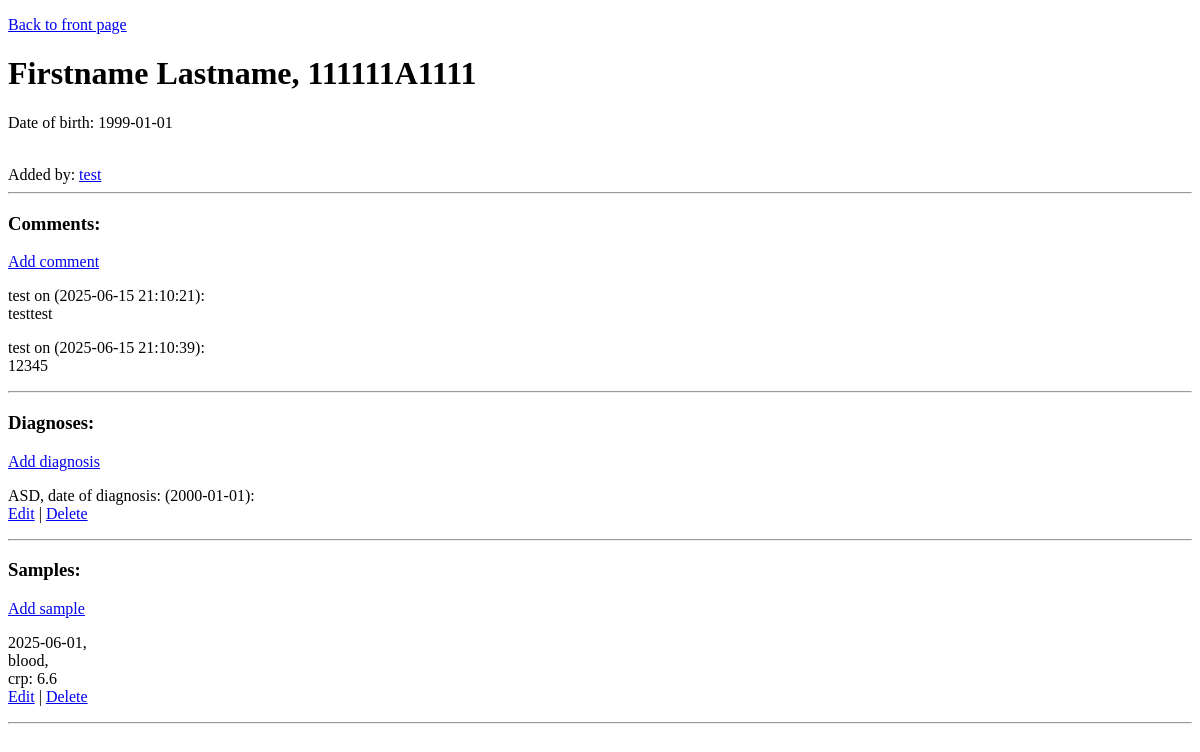
The app's page /patients/1 (signed in), older data.
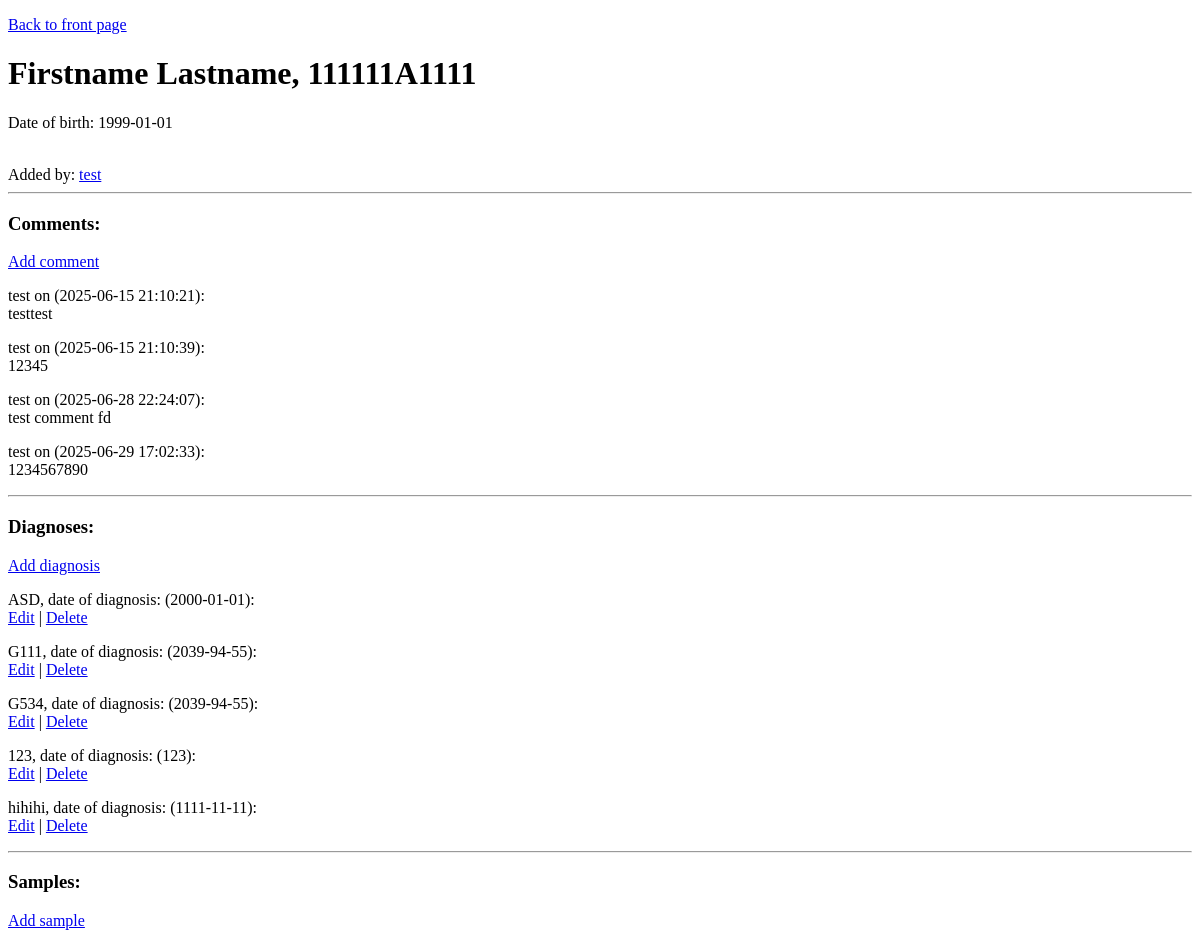
The same page, newer data.
### tables this page shows
CREATE TABLE patients (
    id INTEGER PRIMARY KEY,
    firstName TEXT,
    lastName TEXT,
    ssid TEXT UNIQUE,
    dateOfBirth TEXT,
    usersId INTEGER,
    FOREIGN KEY (usersId) REFERENCES users (id)

);

CREATE TABLE users (
    id INTEGER PRIMARY KEY,
    username TEXT UNIQUE,
    passwordHashed TEXT
    
);

CREATE TABLE comments (
    id INTEGER PRIMARY KEY,
    usersId INTEGER,
    patientsId INTEGER,
    content TEXT,
    commentDate TEXT,
    FOREIGN KEY (usersId) REFERENCES users (id),
    FOREIGN KEY (patientsId) REFERENCES patients (id)
);

CREATE TABLE diagnoses (
    id INTEGER PRIMARY KEY,
    patientsId INTEGER,
    icd11 TEXT,
    diagnosisDate TEXT, 
    usersId INTEGER,
    FOREIGN KEY (patientsId) REFERENCES patients (id),
    FOREIGN KEY (usersId) REFERENCES users (id)
);

CREATE TABLE samples (
    id INTEGER PRIMARY KEY,
    patientsId INTEGER,
    sampleType TEXT,
    sampleMeasurement TEXT,
    sampleValue FLOAT,
    sampleDate TEXT,
    usersId INTEGER,
    FOREIGN KEY (patientsId) REFERENCES patients (id),
    FOREIGN KEY (usersId) REFERENCES users (id)
);

### app.py (the view)
@app.route("/patients/<int:patientId>")
def showPatient(patientId):
    requireLogin()
    patient= controller.getPatients(patientId)
    diagnoses= controller.getPatientDiagnoses(patientId)
    samples= controller.getPatientSamples(patientId)
    comments= controller.getPatientComments(patientId)
    if  len(patient)==0:
        flash("Error: patient not found")
        return redirect("/patients")
    return render_template("patient_info.html", patients= patient, diagnoses= diagnoses, samples= samples, comments= comments)

### app.py (called while the page is built)
def requireLogin():
    if "userid" not in session:
        abort(403)

### controller.py (called while the page is built, shortened)
def getPatients(patientId=None):
    if (patientId is not None):
        query= """SELECT patients.id, patients.firstName, patients.lastName, patients.ssid, patients.dateOfBirth, patients.usersId, users.username
                FROM patients
                JOIN users ON patients.usersId = users.id
                WHERE patients.id = ?"""
        return db.query(query, [patientId])
    else:
        query= """SELECT patients.id, patients.firstName, patients.lastName, patients.ssid, patients.dateOfBirth, patients.usersId, users.username
                FROM patients
                JOIN users ON patients.usersId = users.id
                """
        return db.query(query)

def getPatientSamples(patientId=None):
    if (patientId is not None):
        query= """SELECT samples.id, samples.patientsId, samples.sampleType, samples.sampleMeasurement, samples.sampleValue,
                samples.sampleDate, samples.usersId, users.username
                FROM samples
                JOIN users ON samples.usersId = users.id
                WHERE samples.patientsId = ?"""
        return db.query(query, [patientId])

### templates/patient_info.html (shortened to what this page needs)
<!DOCTYPE html>
<html>
<head>
</head>
<body>
     <p>
        <a href="/"> Back to front page </a>
    </p>
    {% for patient in patients %}
        <h1>{{patient.firstName}} {{patient.lastName}}, {{patient.ssid}}</h1>
        <p>
        Date of birth: {{patient.dateOfBirth}}
        </p>
        <br>
        Added by: <a href="/users/{{patient.usersId}}" > {{patient.username}} </a>
        <br>
        <hr>
        <h3>Comments: </h3>
        <a href="/patients/{{patient.id}}/comment/form"> Add comment</a>
        <br>
        {% for comment in comments %}
            <p>
            {{ comment.username }} on ({{ comment.commentDate }}):
            <br>
            {{comment.content}}
            <br>
            </p>
        {% endfor %}
        <hr>
        <h3>Diagnoses: </h3>
        <a href="/patients/{{patient.id}}/diagnosis/form"> Add diagnosis</a>
        <br>
        {% for diagnosis in diagnoses %}
            <p>
            {{ diagnosis.icd11 }}, date of diagnosis: ({{ diagnosis.diagnosisDate }}):
            <br>
            <a href="/diagnoses/{{diagnosis.id}}/edit"> Edit</a> |
            <a href="/diagnoses/{{diagnosis.id}}/delete"> Delete</a>
            </p>
        {% endfor %}
        <hr>
        <h3>Samples: </h3>
        <a href="/patients/{{patient.id}}/sample/form"> Add sample</a>
        <br>
        {% for sample in samples %}
            <p>
            {{sample.sampleDate }}, <br>
            {{sample.sampleType}}, <br>
            {{sample.sampleMeasurement}}: {{sample.sampleValue}}<br>
            <a href="/sample/{{sample.id}}/edit"> Edit</a> |
            <a href="/samples/{{sample.id}}/delete"> Delete</a>
            </p>
            <hr>
        {% endfor %}
    {% endfor %}
</body>
</html>

Row changes from the older to the newer data that the page shows:
removed samples: sampleDate "2025-06-01", sampleType "blood", sampleMeasurement "crp", sampleValue "6.6"
added comments: username "test", commentDate "2025-06-28 22:24:07", content "test comment fd"
added comments: username "test", commentDate "2025-06-29 17:02:33", content "1234567890"
added diagnoses: icd11 "G111", diagnosisDate "2039-94-55"
added diagnoses: icd11 "G534", diagnosisDate "2039-94-55"
added diagnoses: icd11 "123", diagnosisDate "123"
added diagnoses: icd11 "hihihi", diagnosisDate "1111-11-11"
